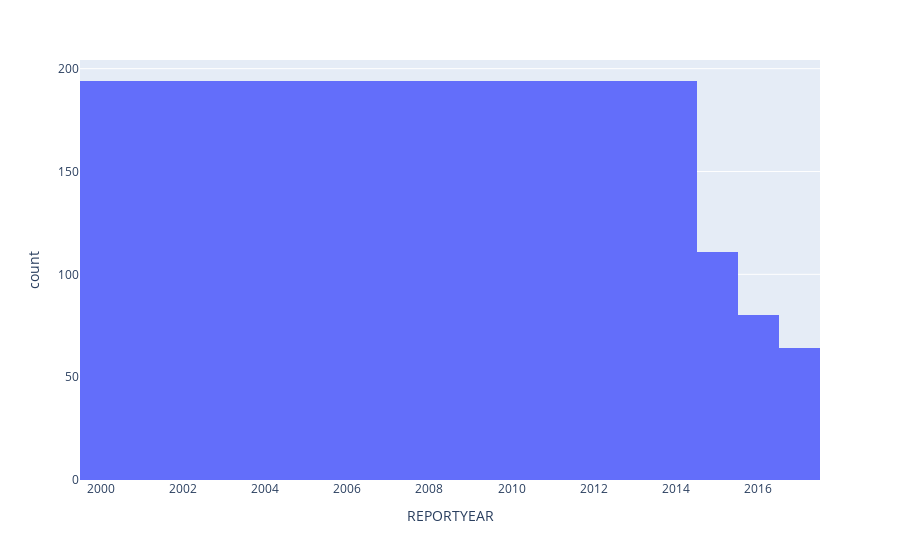

Write notebook code for a chart like this one.
### Markdown cell above
This is clearly related to our earlier question of "Why does the number of rows in the data not match what we expect?". It is left as an exercise to see if you can figure out what is going on. We recommend starting by comparing the number of non-missing `TOTAL Actual DD` values with the number of rows each year. Does something change around 2015?

To get you started, here is a bar chart counting the number of rows in the data for each year.

### Code cell
px.histogram(organs_original, x="REPORTYEAR")

### Figure 1 — Plotly figure (JSON) as saved in the notebook; plotly's stock layout.template omitted (floating-point values rounded to 4 significant figures; data arrays with more than 128 entries replaced by an {"elided": "..."} marker saying what was removed)
{"data": [{"alignmentgroup": "True", "bingroup": "x", "hovertemplate": "REPORTYEAR=%{x}<br>count=%{y}<extra></extra>", "legendgroup": "", "marker": {"color": "#636efa", "pattern": {"shape": ""}}, "name": "", "offsetgroup": "", "orientation": "v", "showlegend": false, "type": "histogram", "x": {"elided": "3165 int values"}, "xaxis": "x", "yaxis": "y"}], "layout": {"barmode": "relative", "legend": {"tracegroupgap": 0}, "margin": {"t": 60}, "xaxis": {"anchor": "y", "domain": [0, 1], "title": {"text": "REPORTYEAR"}}, "yaxis": {"anchor": "x", "domain": [0, 1], "title": {"text": "count"}}}}
